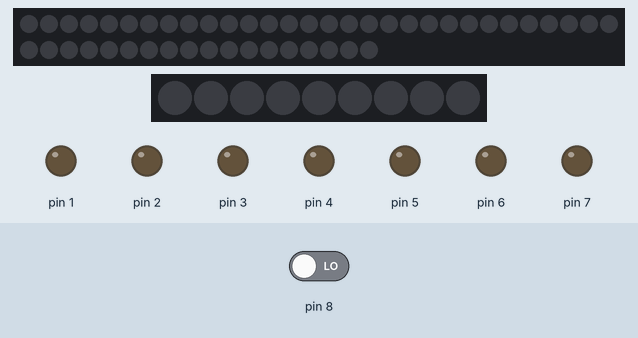
Simulated run of this sketch. Board: Arduino Uno, built with avr-gcc and run on an emulated ATmega328P. Shown: 48 RGB LEDs in strip order, left to right, continuing on the next row, 9 RGB LEDs in strip order, left to right, output pins drawn as LEDs (lit = HIGH). Inputs (shaded band) come from the test bench; at power-on: pin 8 LOW.

Above: at 1.2 s.
1.3 s: pin 8 driven HIGH
At 1.7 s:
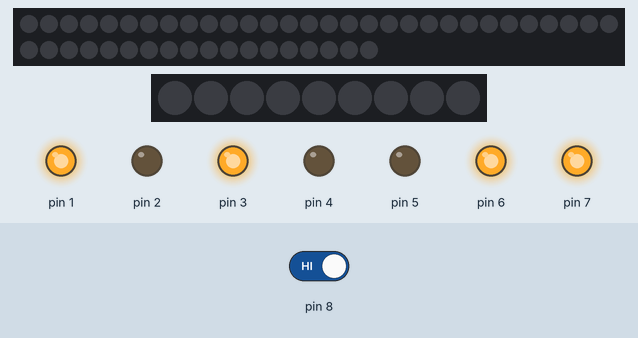
At 5.6 s:
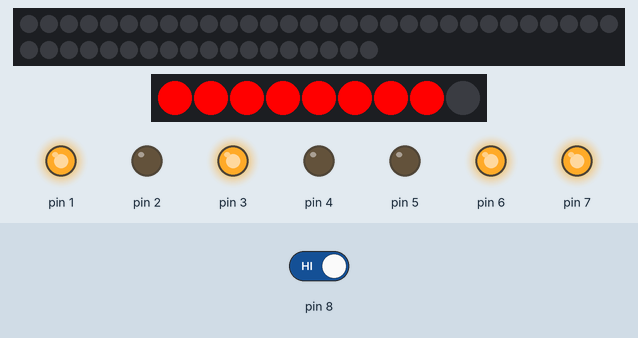
12.7 s: pin 8 driven LOW
At 15.2 s:
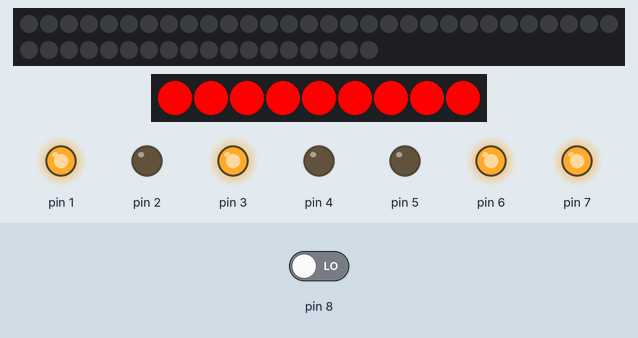
Timing chart, 0 to 16.9 s (numbered marks = the images above; inputs shaded):
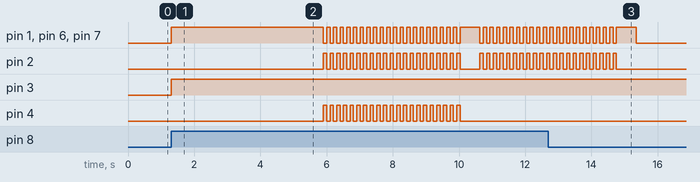

Measured:
- after the input at 1.3 s, pin 1: goes HIGH 4.6 s, 20 × (LOW 0.10 s, HIGH 0.10 s), LOW 0.10 s, HIGH 0.60 s, 10 × (LOW 0.10 s, HIGH 0.10 s), then LOW, starting at once; pin 2: goes 20 × (HIGH 0.10 s, LOW 0.10 s), HIGH 0.10 s, LOW 0.60 s, 10 × (HIGH 0.10 s, LOW 0.10 s), then HIGH, starting after 4.6 s
- after the input at 12.7 s, pin 2: goes on until 14.8 s, then stays LOW; pin 4: stops changing and stays LOW
- what the display in image 2 shows lasts 0.9 s, from 5.0 s to 5.9 s
- what the display in image 3 shows lasts 0.6 s, from 14.8 s to 15.4 s

The sketch:

joker.ino
```cpp
// C++ code
//
#include<Adafruit_NeoPixel.h>
#define ledn 48
#define pin 11

Adafruit_NeoPixel p=Adafruit_NeoPixel(ledn,pin,NEO_GRB+NEO_KHZ800);
#define ledn1 9
#define pin1 0
int d=0;
Adafruit_NeoPixel p1=Adafruit_NeoPixel(ledn1,pin1,NEO_GRB+NEO_KHZ800);
void smileinit()
{
  uint32_t red=p1.Color(255,0,0);
  for (int i = 0; i < 8; i++)
  {
  p1.setPixelColor(i,red);
    p1.show();
    delay(450);//hit n trial to match audio

  }
}

void smile()
{
  uint32_t red=p1.Color(255,0,0);
  for (int i = 0; i < 12; i++)
  {
    p1.setPixelColor(i,red);

  }

}
void ribs(int r=0,int g=0,int b=255)
{
  uint32_t rd=p.Color(r,g,b);
  for (int i = 0; i < 48; i++)
  {
  p.setPixelColor(i,rd);
  }
}
void smclr()
{
  p1.clear();
  p1.show();
}
void rbclr()
{
  p.clear();
  p.show();
}

void state(int a=0,int b=0,int c=0,int e=0,int f=0,int g=0,int h=0,int i=0)
{
 if(a==0)
 {
   smclr();
 }
 else
  {
  smile();
  p1.show();
  }
 if(b==0)
 {
  digitalWrite(1, LOW);
 }
 else
  {
  digitalWrite(1, HIGH);
  }
 if(c==0)
 {
  digitalWrite(2, LOW);
 }
 else
  {
  digitalWrite(2, HIGH);
  }
 if(d==0)
 {
  digitalWrite(3, LOW);
 }
 else
  {
  digitalWrite(3, HIGH);
  }
  if(e==0)
 {
  digitalWrite(4, LOW);
 }
 else
  {
  digitalWrite(4, HIGH);
  }
  if(f==0)
 {
  digitalWrite(5, LOW);
 }
 else
  {
  digitalWrite(5, HIGH);
  }
  if(g==0)
 {
  digitalWrite(6, LOW);
 }
 else
  {
  digitalWrite(6, HIGH);
  }
 if(h==0)
 {
  digitalWrite(7, LOW);
 }
 else
  {
  digitalWrite(7, HIGH);
  }
}
void setup()
{

  p.begin();
  p.show();
  p1.begin();
  p1.show();
  pinMode(1, OUTPUT);
  pinMode(2, OUTPUT);
  pinMode(3, OUTPUT);
  pinMode(4, OUTPUT);
  pinMode(5, OUTPUT);
  pinMode(6, OUTPUT);
  pinMode(7, OUTPUT);
  pinMode(8, INPUT);

}
 void loop()
{
d=digitalRead(8);
if(d==1)
{
state(0,1,0,0,0,1,1,0);
  delay(500);
smileinit();
  delay(500);
  for(int i=0;i<=20;i++)
  {
   state(0,0,1,1,0,0,0,0);
     delay(100);
   state(1,1,0,0,0,1,1,0);
    delay(100);
  }
	delay(500);
    for(int i=0;i<=20;i++)
  {
   state(0,0,1,0,0,0,0,0);
     delay(100);
   state(1,1,0,0,0,1,1,0);
    delay(100);
  }
  delay(500);
  state();
}}
```
